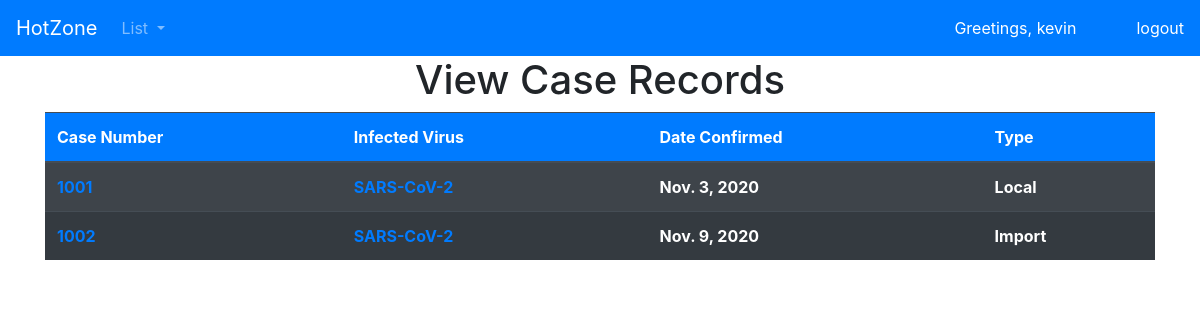
Screenshot of /cases (signed in) with the database file from the repository.
### hotzone/models.py (models this page shows, shortened)
class CaseDetail(models.Model):
    caseType_choices = [
        ("Local", "Local"),
        ("Import", "Import")
    ]
    caseNumber = models.CharField(max_length=5)
    virus = models.ForeignKey(VirusDetail, on_delete=models.CASCADE)
    patient = models.ForeignKey(PatientDetail, on_delete=models.CASCADE)
    date = models.DateField()
    caseType = models.CharField(max_length=10, choices=caseType_choices)

class VirusDetail(models.Model):
    name = models.CharField(max_length=100)
    commonName = models.CharField(max_length=100)
    maxInfectionPeriod = models.PositiveIntegerField()
    def __str__(self):
        return self.name

### hotzone/views.py (the view)
# urls.py: path('cases', views.list_cases, name='list_cases'),
@login_required(login_url='user_login')
def list_cases(request):
    cases_list = CaseDetail.objects.all()
    context = {'cases_list': cases_list}
    return render(request, 'list_cases.html', context)

### templates/list_cases.html (shortened to what this page needs)
{% load static %}
<!DOCTYPE html>
<html>
<head>
    <link rel="stylesheet" href="https://cdnjs.cloudflare.com/ajax/libs/font-awesome/4.7.0/css/font-awesome.min.css">
    <link rel="stylesheet" href="https://cdn.jsdelivr.net/npm/bootstrap@4.5.3/dist/css/bootstrap.min.css"
>
    <link rel="stylesheet" href="{% static 'after_login_pages.css' %}">
</head>
<body>
    {% include 'navbar.html' %}
    <h1 class="text-center">View Case Records </h1>
    <div class="container-xl">
        <div class="row">
            <div class="col">
                <table class="table table-striped table-dark">
                    <thead class="bg-primary">
                        <tr>
                            <th>Case Number</th>
                            <th>Infected Virus</th>
                            <th>Date Confirmed</th>
                            <th>Type</th>
                        </tr>
                    </thead>
                    <tbody class="table table-striped table-dark">
                        {% for case in cases_list %}
                        <tr>
                            <th scope="row"><a
                                    href="{% url 'show_case_detail' case.caseNumber %}">{{case.caseNumber}}</a></th>
                            <th scope="row"><a href="{% url 'show_virus_detail' case.virus %}">{{case.virus}}</a>
                            </th>
                            <th scope="row">{{case.date}}</th>
                            <th scope="row">{{case.caseType}}</th>
                        </tr>
                        {% endfor %}
                </table>
            </div>
        </div>
    </div>
</body>
</html>

### templates/navbar.html (shortened to what this page needs)
<nav class="navbar navbar-expand-lg navbar-dark bg-primary ">
    <a class="navbar-brand" href="{% url 'list_cases' %}">HotZone</a>
    <div class="collapse navbar-collapse" id="navbarSupportedContent">
        <ul class="navbar-nav mr-auto">
            <li class="nav-item dropdown">
                <a class="nav-link dropdown-toggle" href="#" id="navbarDropdown" role="button" data-toggle="dropdown"
                    aria-haspopup="true" aria-expanded="false">
                    List
                </a>
            </li>
        </ul>
    </div>
    <span id="greeting_message">Greetings, {{request.user}}</span>
    <a href="{% url 'user_logout' %}" id="logout_link">logout</a>
</nav>

### static/after_login_pages.css (style rules this page uses)
#logout_link, #greeting_message { color: white; }
#greeting_message { margin-right: 30px; }
#logout_link { margin-left: 30px; }

### rows the page displays
CaseDetail: caseNumber "1001", virus "SARS-CoV-2", date "Nov. 3, 2020", caseType "Local"
CaseDetail: caseNumber "1002", virus "SARS-CoV-2", date "Nov. 9, 2020", caseType "Import"

### other values shown
{{ request.user }} "kevin"
